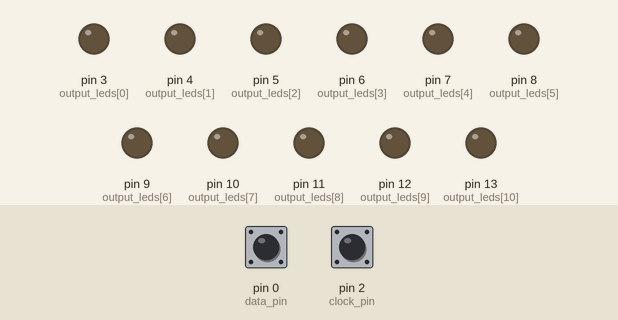
Bench run of a sketch on a simulated Arduino Uno, built with avr-gcc and run on an emulated ATmega328P. On the bench: output pins drawn as LEDs (lit = HIGH). Inputs (shaded band) come from the test bench; at power-on: pin 2 (clock_pin) HIGH, pin 0 (data_pin) HIGH.

Above: at 1.2 s.
1.3 s: pin 2 (clock_pin) pulled LOW for 0.15 s
At 2.5 s:
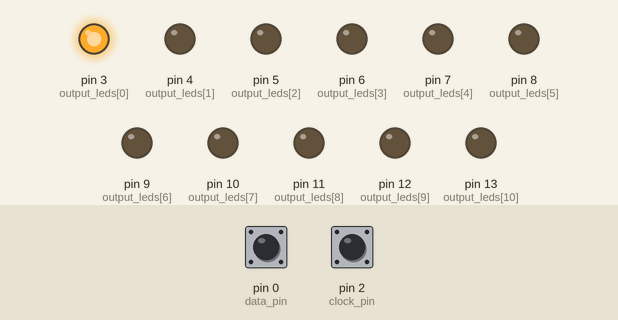
2.9 s: pin 2 (clock_pin) pulled LOW for 1 s
At 3.9 s:
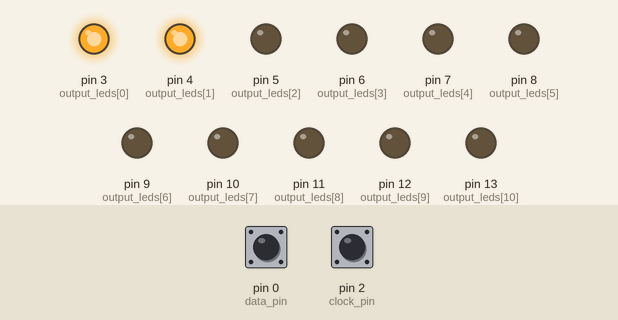
5.4 s: pin 2 (clock_pin) pulled LOW for 0.15 s
At 5.8 s:
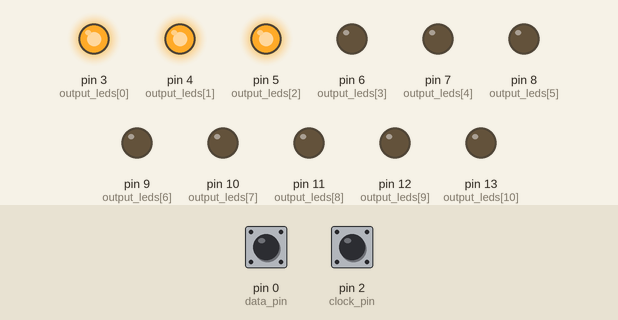
7.0 s: pin 2 (clock_pin) pulled LOW for 3.2 s
At 8.2 s:
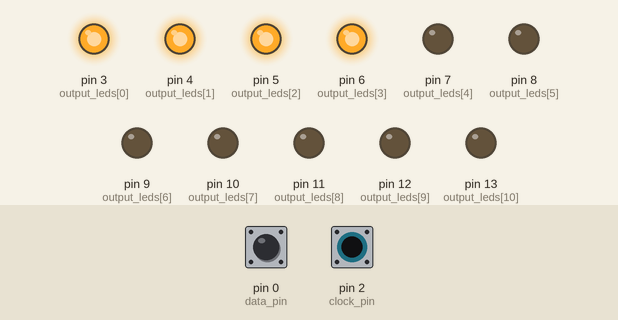
11.7 s: pin 2 (clock_pin) pulled LOW for 0.15 s
At 12.9 s:
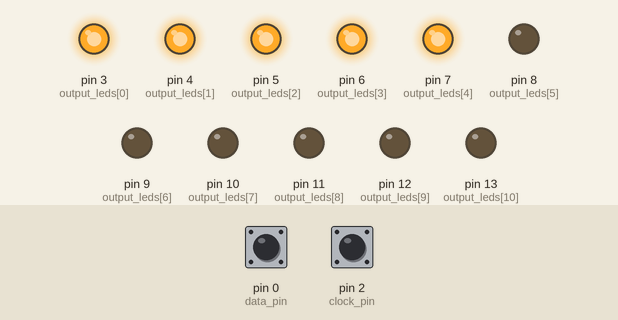
13.3 s: pin 2 (clock_pin) pulled LOW for 1 s
At 14.2 s:
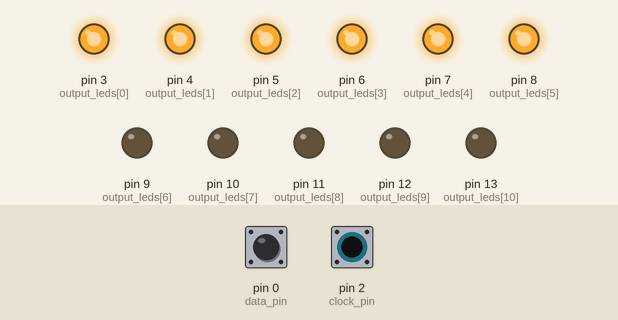
Timing chart, 0 to 16.3 s (numbered marks = the images above; inputs shaded):
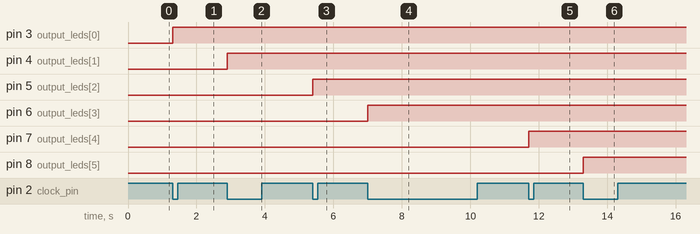

Measured:
- after the input at 1.3 s, pin 3 (output_leds[0]): LOW → HIGH at once
- after the input at 2.9 s, pin 4 (output_leds[1]): LOW → HIGH at once
- after the input at 5.4 s, pin 5 (output_leds[2]): LOW → HIGH at once
- after the input at 7.0 s, pin 6 (output_leds[3]): LOW → HIGH at once
- after the input at 11.7 s, pin 7 (output_leds[4]): LOW → HIGH at once
- after the input at 13.3 s, pin 8 (output_leds[5]): LOW → HIGH at once

The sketch:

keyboard_ps2.ino
```cpp
#define PS2_BITS_PER_FRAME 11

/*
 * Display the keyboard bits (automatically SET 2 for my device) on the LEDs:
 * 1 - START BIT: always OFF
 * 2 - less significant bit first
 * 3 - PARITY BIT: it's on when there is an even number of bits
 * 4 - STOP BIT: always ON
 */

int data_pin  = 0;
int clock_pin = 2;  // used for triggering the interrupt

int output_leds[ ] = {
  3, // led start bit
  4, // led first less significant bit

  5, 6, 7, 8, 9, 10, 11,

  12, // led parity bit
  13  // led stop bit
};


// interrupt routine to get the data from the keyboard
// on the clock falling edge
void ps2_interrupt( ){
  static int bit_count = 0;

  unsigned int val = digitalRead(data_pin);

  digitalWrite(output_leds[bit_count], val > 0 ? HIGH: LOW);
  bit_count++;

  if(bit_count == PS2_BITS_PER_FRAME){
    bit_count = 0;
  }

}


void setup() {
  pinMode(data_pin, INPUT_PULLUP);
  pinMode(clock_pin, INPUT_PULLUP);

  for(int i = 0; i < PS2_BITS_PER_FRAME; ++i){
    pinMode(output_leds[i], OUTPUT);
  }

  attachInterrupt(digitalPinToInterrupt(2), ps2_interrupt, FALLING);

}

void loop() {

}
```
